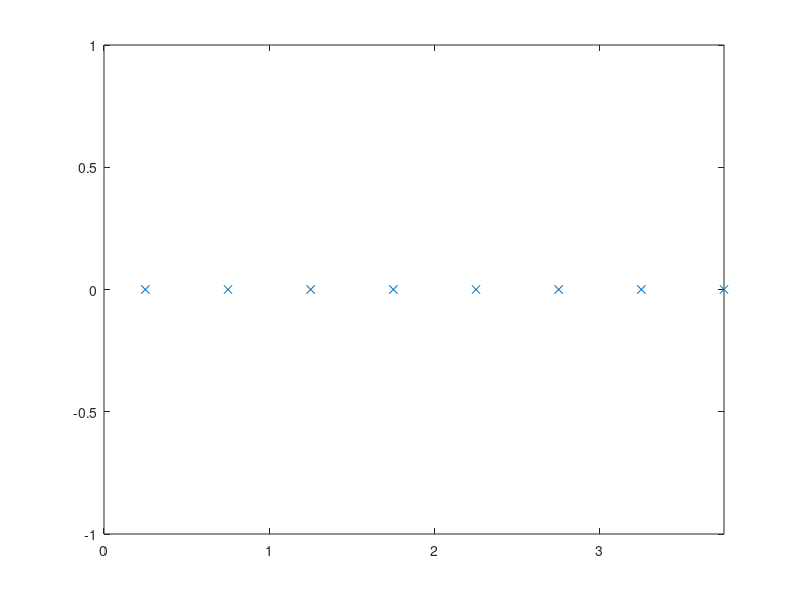

Write the MATLAB code that produced this figure. (Note: this script raises an error after producing the figure.)
%% random spacing linear array side lobe Optimization

%clear;

%% Configuration
wavelength=1;
k=2*pi/wavelength;   % wave number
angleStep=0.05;
theta=0:angleStep:360;
elementNumber=16;
spacingMIN=0.5; % minimum space between two elements
spacingMAX=1.6;   % maximum space between two elements
mainbeam=5;     % width of the main lobe
thetaM=90;      % location of the main lobe

%% random spacing
d=[0, spacingMIN + (spacingMAX-spacingMIN).*rand(1,elementNumber-1)];
d=[spacingMIN/2,spacingMIN*ones(1,elementNumber/2-1)];

for nn=2:length(d)
    d(nn)=d(nn-1)+d(nn);
end

figure(1);
plot(d,zeros(1,length(d)),'x');
axis([0,d(length(d)),-1,1]);

%% check results
% load('resultd.mat');
% load('resultw.mat')
% [r,c]=size(resultd);
% nn=21;
% d=resultd(nn,:);
%w=resultw(nn,:)';

%% Array factor
A=zeros(length(theta),elementNumber);
for nn=1:length(d)
    A(:,nn)=exp(1i*k*d(nn)*cosd(theta));
end

%% Main lobe
A_M=zeros(1,elementNumber);
for nn=1:length(d)
    A_M(:,nn)=exp(1i*k*d(nn)*cosd(thetaM));
end

%% Side lobe
theta_SL=[0:angleStep:thetaM-mainbeam/2,thetaM+mainbeam/2:angleStep:180];
%theta_ML=90+mainbeam/2:angleStep:180;

A_SL=zeros(length(theta_SL),elementNumber);
for nn=1:length(d)
    A_SL(:,nn)=exp(1i*k*d(nn)*cosd(theta_SL));
end

%% Optimization
cvx_begin
variable w(elementNumber) complex
minimize( max(abs(A_SL*w)) )
subject to
A_M*w==1;
cvx_end

%% Plot result
%w=ones(1,elementNumber)';
figure(2);
plot(theta,20*log10(abs(A*w))-max(20*log10(abs(A*w))));
axis([0,180,-30,0]);
